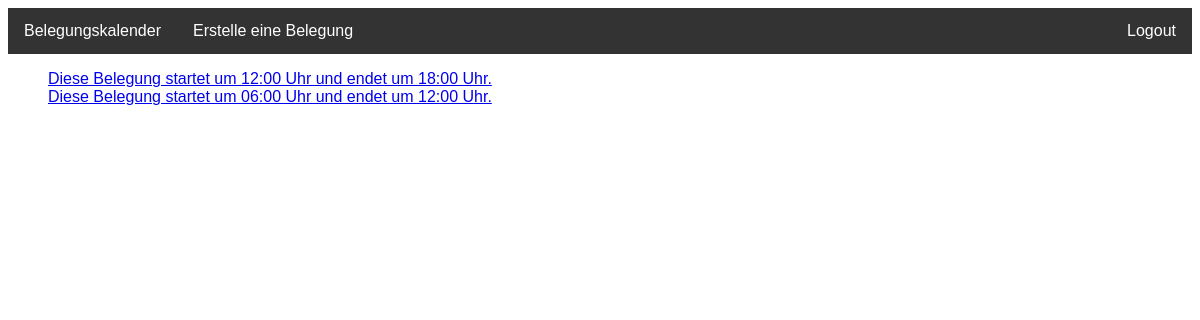
/sauna_occupancies/occupancy/list/2019/1/8/ (signed in), run on the app's committed database.
### sauna_occupancies/models.py (models this page shows)
class Occupancy(models.Model):
    start = models.DateTimeField(default=timezone.now)
    end = models.DateTimeField(blank=True,
                               null=True)
    user = models.ManyToManyField(User,
                                  verbose_name='User',
                                  blank=True)
    notes = models.TextField(blank=True)
    def __str__(self):
        return 'Diese Belegung startet um {} Uhr und endet um {} Uhr.'.format(
            self.start.strftime('%H:%M'),
            self.end.strftime('%H:%M'))

### sauna_occupancies/views.py (the view)
# urls.py: path('occupancy/list/<int:year>/<int:month>/<int:day>/', views.occupancy_list, name='occupancy_list'),
@login_required(login_url='/sauna_occupancies/login/')
def occupancy_list(request, year, month, day):
    occupancies = Occupancy.objects.filter(start__year=year, start__month=month, start__day=day)
    return render(request, 'occupancy_list.html', {'occupancies': occupancies})

### sauna_occupancies/templates/occupancy_list.html
{% extends 'base.html' %}
{% block content %}
<div>
    <ul>
        {% for occupancy in occupancies %}
            <li><a href="{% url 'change_occupancy' occupancy.id %}">{{ occupancy }}</a></li>
        {% endfor %}
    </ul>
</div>
{% endblock %}

### sauna_occupancies/static/sauna_occupancies/style.css (style rules this page uses)
ul { list-style-type: none; }
body { font-family: Verdana, sans-serif; }

### data on the page
Occupancy: start+end "Diese Belegung startet um 12:00 Uhr und endet um 18:00 Uhr."
Occupancy: start+end "Diese Belegung startet um 06:00 Uhr und endet um 12:00 Uhr."
